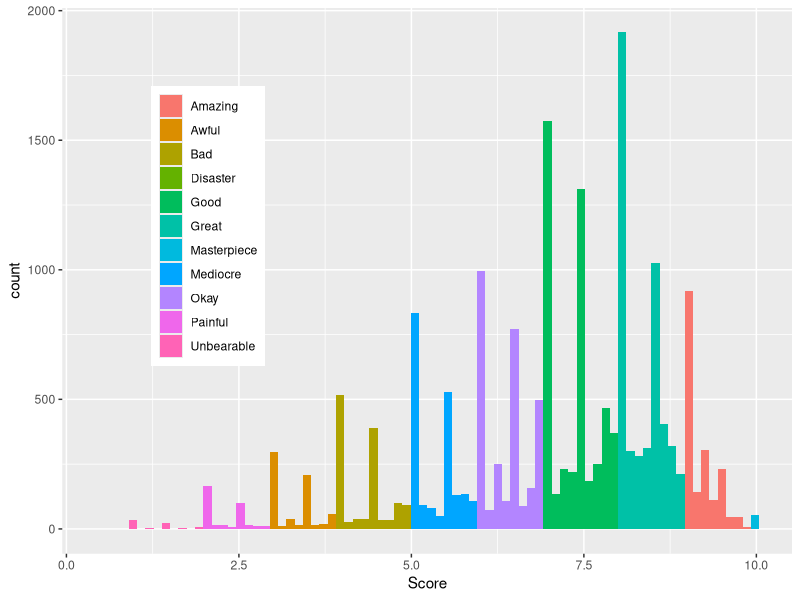
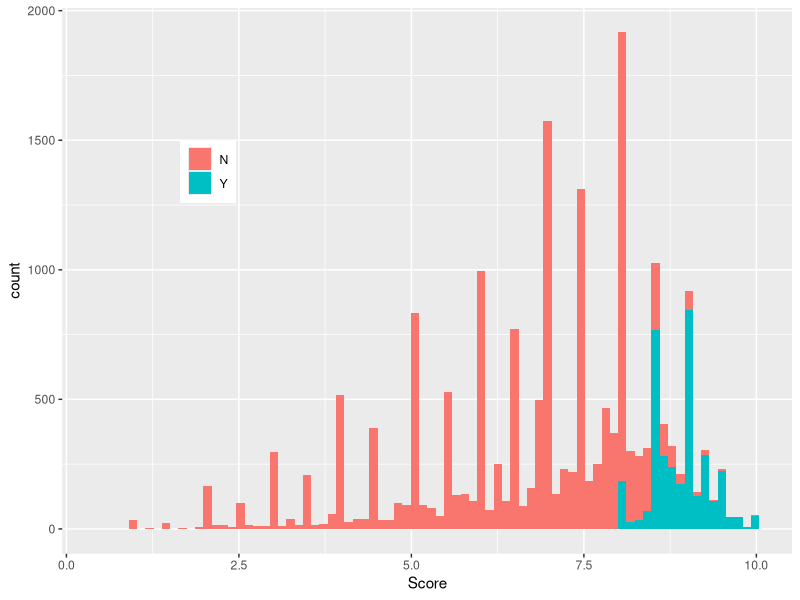
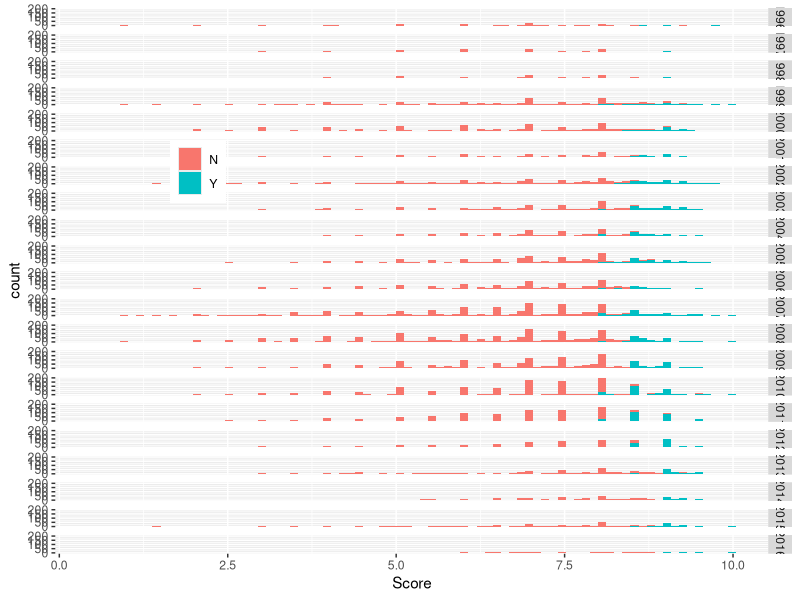
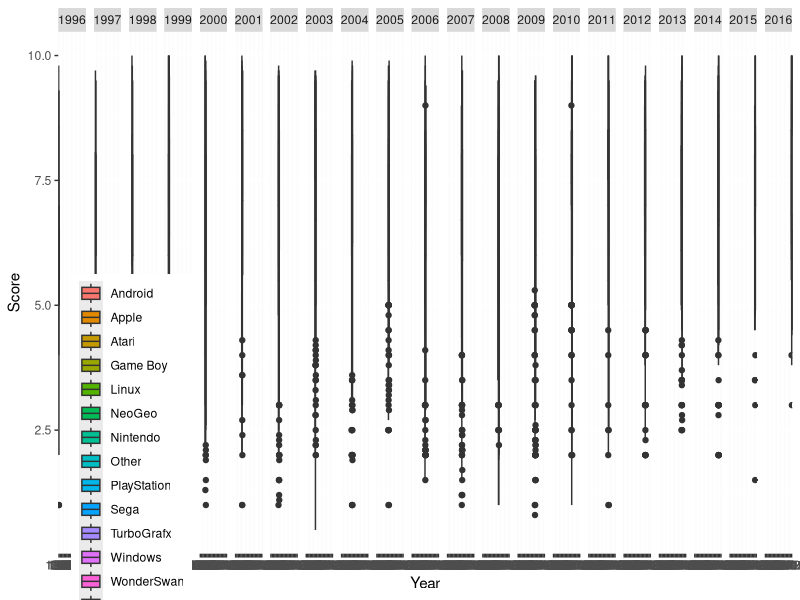
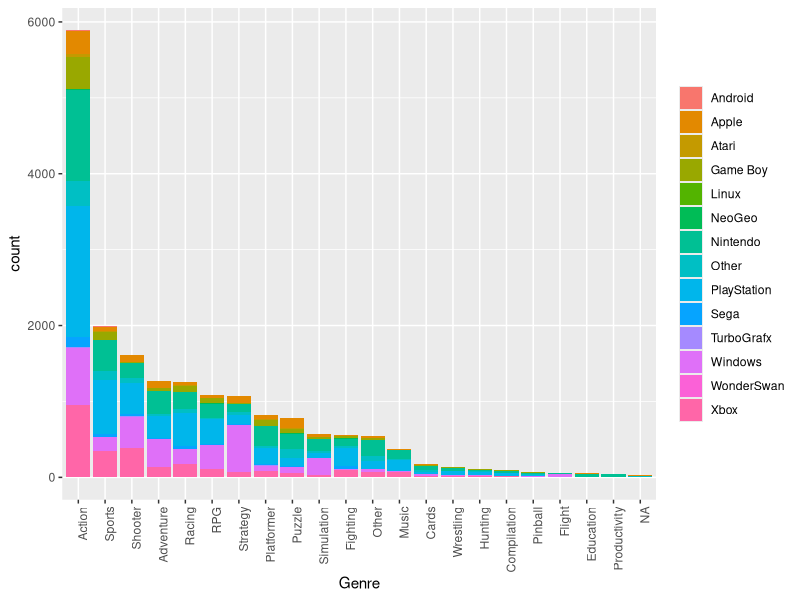
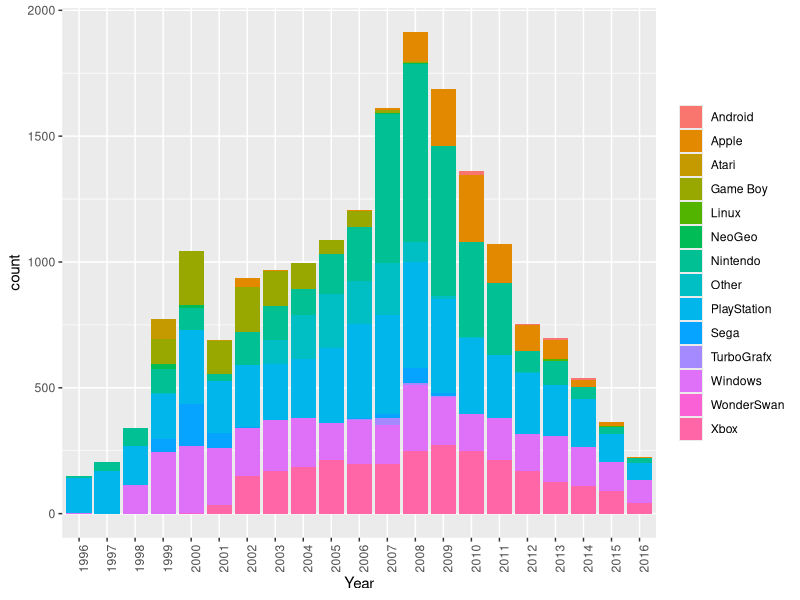
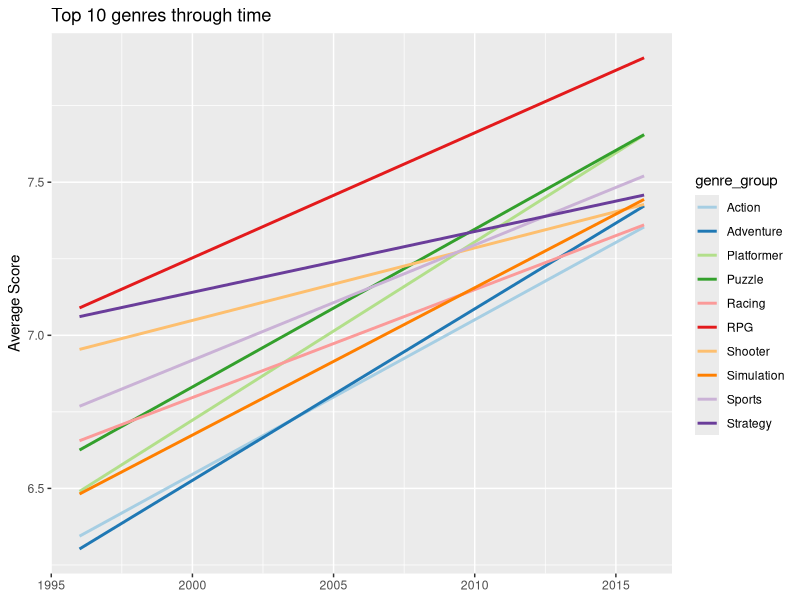

The R script that drew these images, in order:
## ---- chunk 1
# Load libraries and read IGN CSV file

library("dplyr")
library("tidyr")
library("knitr")
library("ggplot2")

IGN_data <- read.csv("ign_clean.csv")
## ---- chunk 2
head(tbl_df(IGN_data), 5)

top10 <- head(names((sort(table(IGN_data$genre_group), decreasing = TRUE))), 10)
## ---- chunk 3

sort(unique(IGN_data$score_phrase))

#Score_vs_Phrase 
ggplot(data=IGN_data, aes(score)) + 
  geom_histogram(aes(fill=factor(score_phrase)),bins=80) + 
  xlab('Score') + 
  theme(legend.position=c(.2, .6)) + 
  theme(legend.title=element_blank()) 

#Score_vs_EdChc 
ggplot(data=IGN_data, aes(score)) +
  geom_histogram(aes(fill=factor(editors_choice)),bins=80) + 
  xlab('Score') + theme(legend.position=c(.2, .7)) +
  theme(legend.title=element_blank()) 

#Score_vs_EdChc_vs_Yr 
ggplot(data=IGN_data, aes(score)) +
  geom_histogram(aes(fill=factor(editors_choice)),bins=80) + 
  xlab('Score') + theme(legend.position=c(.2, .7)) +
  theme(legend.title=element_blank()) +
  facet_grid(IGN_data$release_year ~ ., IGN_data$release_year > 2007)

## ---- chunk 4

IGN_data %>% 
  group_by(platform_group) %>%
  summarise(no_rows = length(platform_group)) %>% 
  arrange(no_rows)

ggplot(IGN_data, aes(x = factor(release_year), y = score)) + 
  geom_boxplot(aes(fill=(platform_group))) + 
  theme(legend.position=c(.1, .2)) + 
  xlab('Year') + 
  ylab('Score') + 
  theme(legend.title=element_blank()) +
  facet_grid(. ~ release_year)
## ---- chunk 5
#Platform vs Genre
ggplot(IGN_data, aes(x=reorder(genre_group,genre_group,function(x)-length(x)))) + 
  geom_bar(aes(fill=platform_group)) + 
  theme(axis.text.x = element_text(angle=90, hjust=1)) + 
  xlab('Genre') + theme(legend.title=element_blank()) 

#Platform vs Year
ggplot(IGN_data, aes(x=factor(release_year))) + 
  geom_bar(aes(fill=platform_group)) + 
  theme(axis.text.x = element_text(angle=90, hjust=1)) + 
  xlab('Year') + theme(legend.title=element_blank())

## ---- chunk 6

IGN_data %>% 
  filter(genre_group %in% top10) %>%
  group_by(genre_group, release_year) %>%
  summarize(average_score = mean(score, na.rm = TRUE)) %>%
  ggplot(aes(x = release_year, y = average_score, col = genre_group)) +
    geom_smooth(method = "lm", se = FALSE) +
    theme(axis.title.x = element_blank()) +
    labs(y = "Average Score", title = "Top 10 genres through time", x ="") +
    scale_color_brewer(palette = "Paired")

